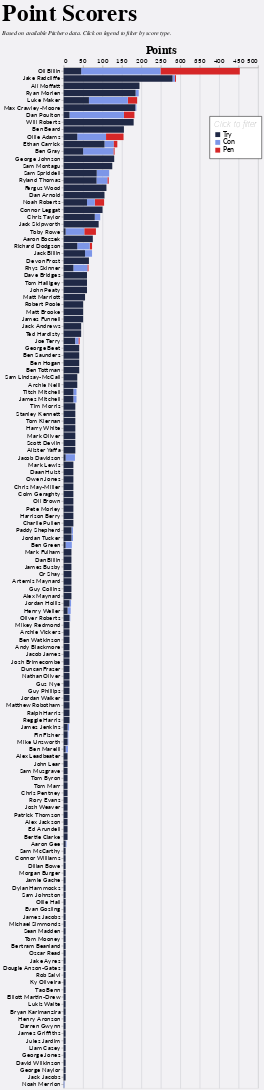

Write notebook code for a chart like this one.
### Markdown cell above
# Points Scorers Chart

### Code cell
point_scorers_chart(db)

### Figure 1 — Vega-Lite specification as saved in the notebook (floating-point values rounded to 4 significant figures; data arrays with more than 128 entries replaced by an {"elided": "..."} marker saying what was removed)
{"config": {"axis": {"labelFont": "Lato, sans-serif", "titleFont": "PT Sans Narrow, Helvetica Neue, Helvetica, Arial, sans-serif", "labelFontSize": 13, "titleFontSize": 24, "gridColor": "#202947", "gridOpacity": 0.2}, "header": {"labelFont": "PT Sans Narrow, Helvetica Neue, Helvetica, Arial, sans-serif", "titleFont": "PT Sans Narrow, Helvetica Neue, Helvetica, Arial, sans-serif", "labelFontSize": 24, "titleFontSize": 28, "labelFontWeight": "bold", "orient": "left"}, "legend": {"labelFont": "Lato, sans-serif", "titleFont": "PT Sans Narrow, Helvetica Neue, Helvetica, Arial, sans-serif", "labelFontSize": 14, "titleFontSize": 16, "titlePadding": 5, "fillColor": "white", "strokeColor": "black", "padding": 10, "titleFontWeight": "lighter", "titleFontStyle": "italic", "titleColor": "gray", "offset": 10}, "title": {"font": "PT Sans Narrow, Helvetica Neue, Helvetica, Arial, sans-serif", "fontSize": 48, "fontWeight": "bold", "anchor": "start", "align": "center", "titlePadding": 20, "subtitlePadding": 10, "subtitleFontSize": 13, "subtitleColor": "", "subtitleFontStyle": "italic", "offset": 15, "color": "black"}, "axisX": {"labelAngle": 0}, "facet": {"title": null, "header": null, "align": {"row": "each", "column": "each"}}, "resolve": {"scale": {"y": "independent", "facet": "independent"}}, "background": "#f2f1f4"}, "data": {"name": "data-2fd7578fd4767696137822114fe9c714"}, "mark": {"type": "bar"}, "encoding": {"color": {"field": "event", "legend": {"legendX": 300, "legendY": 100, "orient": "none", "title": "Click to filter"}, "scale": {"domain": ["Try", "Con", "Pen"], "range": ["#202946", "#7d96e8", "#d62728"]}, "type": "nominal"}, "order": {"field": "event_sort", "sort": "ascending", "type": "quantitative"}, "tooltip": [{"field": "player", "title": "Player", "type": "nominal"}, {"field": "event", "title": "Type", "type": "nominal"}, {"aggregate": "sum", "field": "count", "title": "Count", "type": "quantitative"}, {"aggregate": "sum", "field": "Points", "title": "Points", "type": "quantitative"}, {"aggregate": "sum", "field": "A", "title": "Games", "type": "quantitative"}], "x": {"aggregate": "sum", "axis": {"orient": "top", "title": "Points"}, "field": "Points", "type": "quantitative"}, "y": {"field": "player", "sort": "-x", "title": null, "type": "nominal"}}, "height": {"step": 15}, "params": [{"name": "param_1", "select": {"type": "point", "fields": ["event"]}, "bind": "legend"}], "title": {"text": "Point Scorers", "subtitle": "Based on available Pitchero data. Click on legend to filter by score type."}, "transform": [{"filter": {"param": "param_1"}}, {"calculate": "datum.event == 'Try' ? 1 : datum.event == 'Con' ? 2 : datum.event == 'Pen' ? 3 : 4", "as": "event_sort"}], "width": 400, "$schema": "https://vega.github.io/schema/vega-lite/v5.20.1.json", "datasets": {"data-2fd7578fd4767696137822114fe9c714": {"elided": "438 records"}}}
